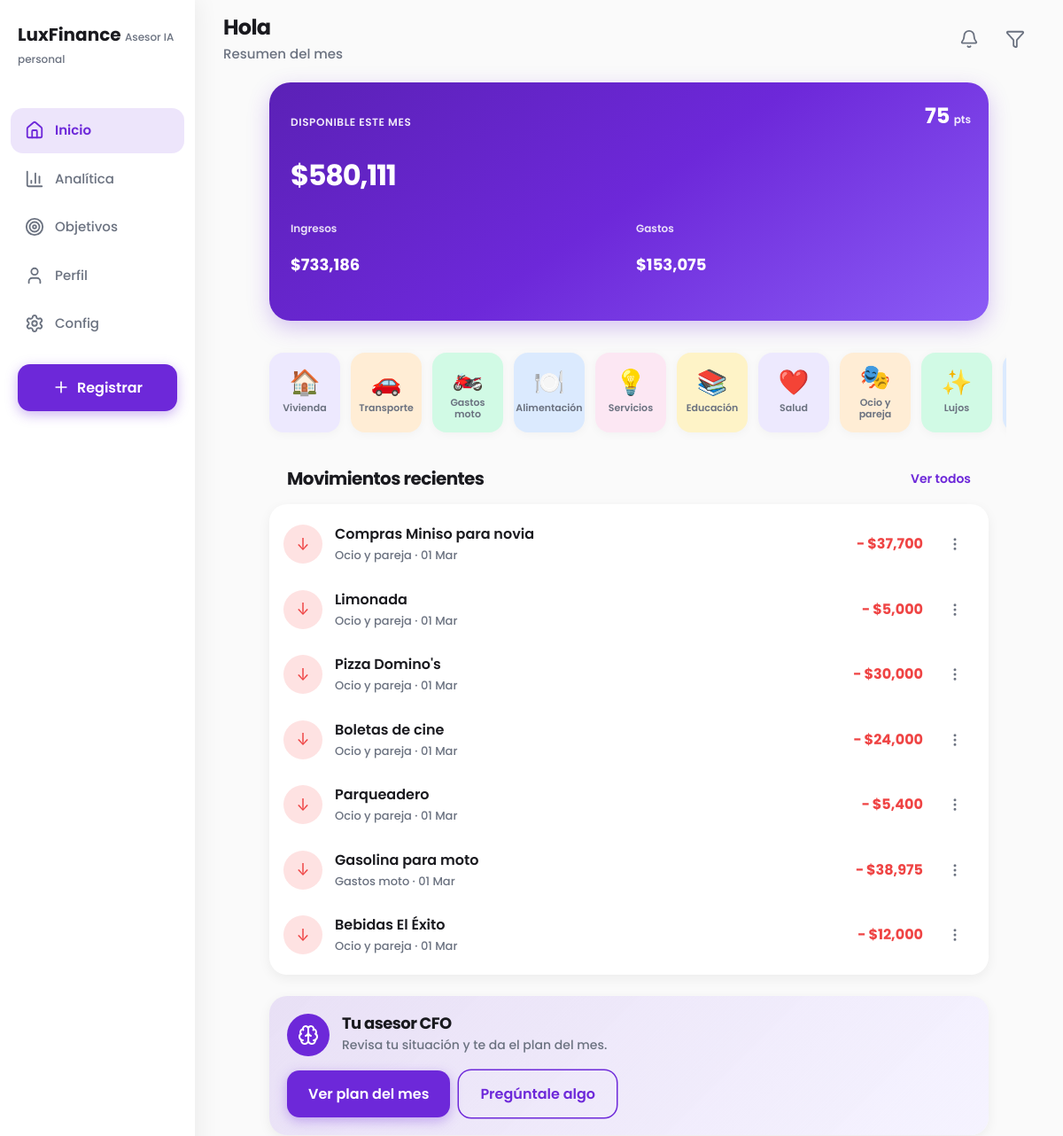
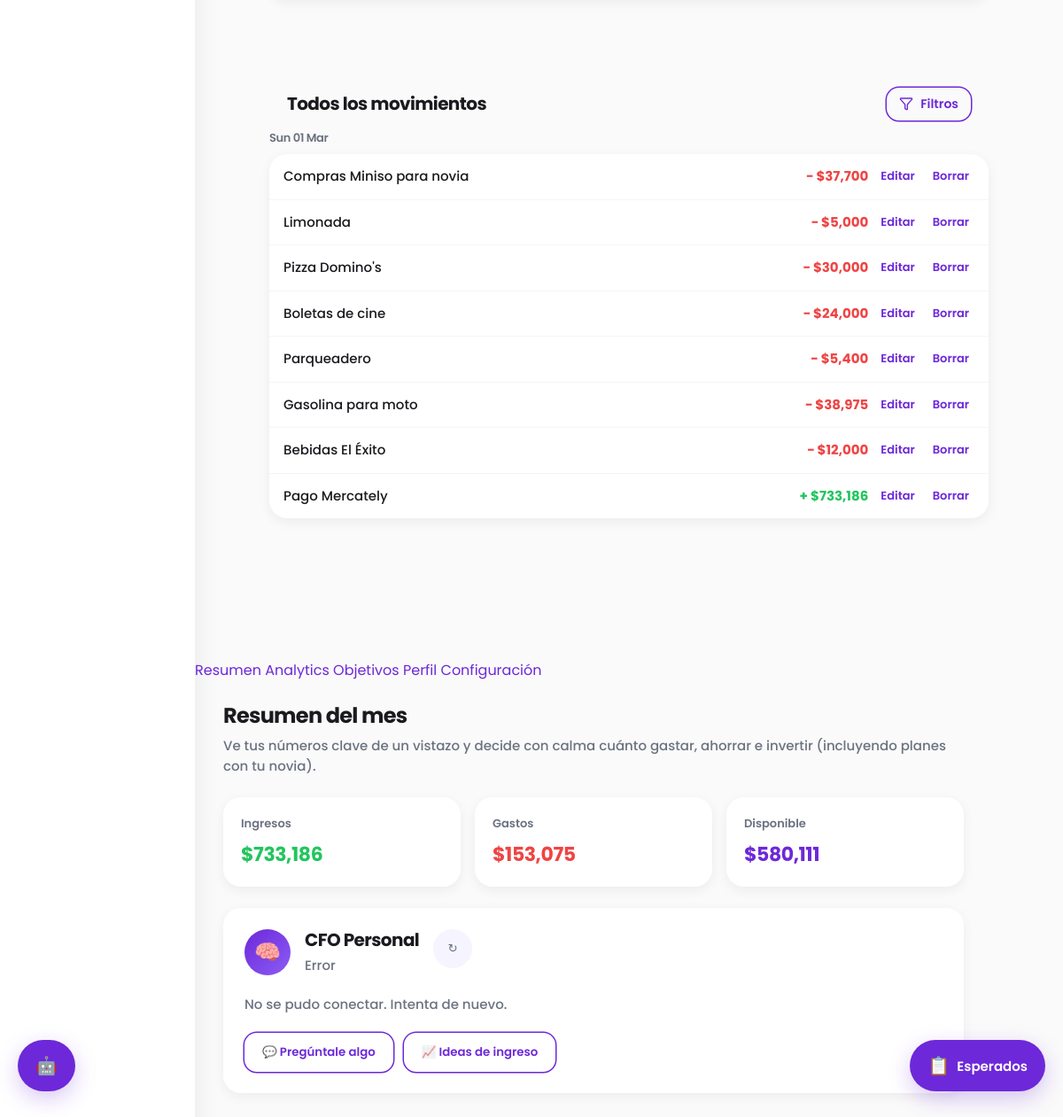
The page / on the database its author committed (2 pictures, top to bottom).
### main.py (models this page shows)
class Transaction(SQLModel, table=True):
    id: Optional[int] = Field(default=None, primary_key=True)
    date: date
    amount: float
    type: str  # "ingreso" o "gasto"
    category: str  # categoría analítica (una de CATEGORIAS_ANALITICAS)
    concept: Optional[str] = None  # concepto/descripción para mostrar (ej. Arriendo, Aseo)
    description: Optional[str] = None

### main.py (the view)
@app.get("/", response_class=HTMLResponse)
def read_root(request: Request, session: Session = Depends(get_session)):
    stmt = select(Transaction).order_by(Transaction.date.asc(), Transaction.id.asc())
    all_transactions = session.exec(stmt).all()
    ingresos = sum(t.amount for t in all_transactions if t.type == "ingreso")
    gastos = sum(t.amount for t in all_transactions if t.type == "gasto")
    disponible = ingresos - gastos
    from datetime import date as _date
    today = _date.today()
    transactions_expected = [
        t
        for t in all_transactions
        if t.description and "fijo mensual" in t.description and t.date <= today
    ]
    transactions_real = [
        t
        for t in all_transactions
        if not (t.description and "fijo mensual" in t.description)
    ]
    real_ingresos = sum(t.amount for t in transactions_real if t.type == "ingreso")
    real_gastos = sum(t.amount for t in transactions_real if t.type == "gasto")
    real_disponible = real_ingresos - real_gastos
    ahorro_meta = ingresos * 0.2 if ingresos > 0 else 0
    ahorro_real = max(disponible, 0)
    ahorro_gap = ahorro_meta - ahorro_real
    ahorro_rate = (ahorro_real / ingresos * 100) if ingresos > 0 else 0
    pareja_keywords = [
        "novia",
        "salida",
        "cine",
        "piscina",
        "pijama",
        "starbucks",
        "bailar",
        "solecita",
        "plan pareja",
    ]
    gasto_pareja = 0
    for t in all_transactions:
        if t.type != "gasto":
            continue
        cat = (t.category or "").lower()
        if any(k in cat for k in pareja_keywords):
            gasto_pareja += t.amount
    gasto_pareja_pct = (gasto_pareja / ingresos * 100) if ingresos > 0 else 0
    savings_balance = _get_savings_balance(session)
    all_line_items = session.exec(select(TransactionLineItem)).all()
    line_items_by_tx = {}
    for li in all_line_items:
        line_items_by_tx.setdefault(li.transaction_id, []).append(li)
    config_saved = request.query_params.get("config_saved") == "1"
    fixed_items = list(session.exec(select(FixedItem)).all())
    first_time = len(fixed_items) == 0
    profile = session.exec(select(UserProfile).limit(1)).first()
    profile_name = (profile.nombre or "").strip() if profile else ""
    import finance_engine as fe
    _dias_mes = monthrange(today.year, today.month)[1]
    _gasto_promedio = real_gastos / today.day if today.day else 0
    _runway = fe.calcular_runway(real_disponible, _gasto_promedio)
    _tasa = fe.tasa_ahorro_real(real_ingresos, real_gastos)
    _goals = list(session.exec(select(Goal)).all())
    score_financiero = fe.calcular_score_financiero(_tasa, 0, _runway, 0, len(_goals))
    from collections import defaultdict
    por_dia = defaultdict(list)
    for t in transactions_real:
        por_dia[t.date].append(t)
    sorted_dates = sorted(por_dia.keys(), reverse=True)
    movimientos_por_dia = []
    for d in sorted_dates:
        movimientos_por_dia.append({
            "date": d,
            "date_iso": d.isoformat(),
            "date_label": d.strftime("%a %d %b"),
            "transactions": por_dia[d],
        })
    movimientos_recientes_7 = []
    for g in movimientos_por_dia:
        for t in g["transactions"]:
            movimientos_recientes_7.append(t)
            if len(movimientos_recientes_7) >= 7:
                break
        if len(movimientos_recientes_7) >= 7:
            break
    return templates.TemplateResponse(
        "index.html",
        {
            "request": request,
            "first_time": first_time,
            "categorias_analiticas": CATEGORIAS_ANALITICAS,
            "transactions_expected": transactions_expected,
            "transactions_real": transactions_real,
            "movimientos_por_dia": movimientos_por_dia,
            "movimientos_recientes_7": movimientos_recientes_7,
            "line_items_by_tx": line_items_by_tx,
            "ingresos": ingresos,
            "gastos": gastos,
            "disponible": disponible,
            "config_saved": config_saved,
            "ahorro_meta": ahorro_meta,
            "ahorro_real": ahorro_real,
            "ahorro_gap": ahorro_gap,
            "ahorro_rate": ahorro_rate,
            "gasto_pareja": gasto_pareja,
            "gasto_pareja_pct": gasto_pareja_pct,
            "savings_balance": savings_balance,
            "real_ingresos": real_ingresos,
            "real_gastos": real_gastos,
            "real_disponible": real_disponible,
            "today": today.isoformat(),
            "theme": get_theme(session),
            "profile_name": profile_name,
            "score_financiero": score_financiero,
        },
    )

### templates/index.html (shortened to what this page needs)
<!doctype html>
<html lang="es" data-theme="{{ theme or 'light' }}">
  <head>
    <link rel="stylesheet" href="/static/css/design-system.css" />
    <link rel="stylesheet" href="/static/css/components.css" />
    <link rel="stylesheet" href="/static/css/layout.css" />
    <link rel="stylesheet" href="/static/css/animations.css" />
    <link rel="stylesheet" href="/static/css/overlays.css" />
    <link rel="stylesheet" href="/static/css/pages/home.css" />
  </head>
  <body class="lux-app lux-home">
    <aside class="lux-sidebar" aria-label="Navegación">
      <div class="lux-brand">
        <span class="lux-brand-title">LuxFinance</span>
        <span class="lux-brand-sub">Asesor IA personal</span>
      </div>
      <nav class="lux-nav">
        <a href="/" class="lux-nav-active"><i data-lucide="home" class="lux-nav-icon"></i><span>Inicio</span></a>
        <a href="/analytics"><i data-lucide="bar-chart-3" class="lux-nav-icon"></i><span>Analítica</span></a>
        <a href="/objetivos"><i data-lucide="target" class="lux-nav-icon"></i><span>Objetivos</span></a>
        <a href="/perfil"><i data-lucide="user" class="lux-nav-icon"></i><span>Perfil</span></a>
        <a href="/config"><i data-lucide="settings" class="lux-nav-icon"></i><span>Config</span></a>
      </nav>
      <button type="button" class="lux-btn lux-btn-primary lux-btn-full lux-fab-desktop" id="figma-fab-add-desktop" aria-label="Registrar movimiento"><i data-lucide="plus" style="width:20px;height:20px"></i> Registrar</button>
    </aside>
    <header class="lux-page-header" role="banner">
      <div>
        <h1 class="lux-greeting-title">Hola{% if profile_name %}, {{ profile_name }}{% endif %}</h1>
        <p class="lux-greeting-sub">Resumen del mes</p>
      </div>
      <div class="lux-header-actions">
        <div class="lux-badge-wrap">
          <button type="button" class="lux-icon-btn" aria-label="Notificaciones"><i data-lucide="bell" class="lux-nav-icon"></i></button>
        </div>
        <button type="button" class="lux-icon-btn" id="figma-filter" aria-label="Filtros"><i data-lucide="filter" class="lux-nav-icon"></i></button>
      </div>
    </header>
    <main class="lux-main">
      <div class="lux-hero-wrap">
        <div class="lux-card-hero lux-anim-card">
          <div class="lux-hero-score">
            <span class="lux-hero-score-value">{{ score_financiero or 0 }}</span>
            <span class="lux-hero-score-unit">pts</span>
          </div>
          <p class="lux-hero-label">Disponible este mes</p>
          <p class="lux-hero-amount">${{ '{:,.0f}'.format(real_disponible) }}</p>
          <div class="lux-hero-row">
            <div class="lux-hero-metric">
              <p class="lux-hero-metric-label">Ingresos</p>
              <p class="lux-hero-metric-value">${{ '{:,.0f}'.format(real_ingresos) }}</p>
            </div>
            <div class="lux-hero-metric">
              <p class="lux-hero-metric-label">Gastos</p>
              <p class="lux-hero-metric-value">${{ '{:,.0f}'.format(real_gastos) }}</p>
            </div>
          </div>
        </div>
      </div>
      <div class="lux-categories-wrap">
        <div class="lux-cards-scroll">
          {% set cat_emojis = {'Vivienda':'🏠','Transporte':'🚗','Gastos moto':'🏍️','Alimentación':'🍽️','Servicios':'💡','Educación':'📚','Salud':'❤️','Ocio y pareja':'🎭','Lujos':'✨','Otros':'📦'} %}
          {% set cat_colors = ['lux-cat-lavanda','lux-cat-melocoton','lux-cat-menta','lux-cat-azul','lux-cat-rosa','lux-cat-ambar'] %}
          {% for c in categorias_analiticas %}
          <a href="#all-movements" class="lux-card-category lux-anim-card {{ cat_colors[loop.index0 % 6] }}" data-category="{{ c }}" title="Filtrar {{ c }}">
            <span class="lux-cat-emoji">{{ cat_emojis.get(c, '📦') }}</span>
            <span class="lux-cat-label">{{ c }}</span>
          </a>
          {% endfor %}
        </div>
      </div>
      <div class="lux-movimientos-wrap">
        <div class="lux-section-head">
          <h2 class="lux-section-title">Movimientos recientes</h2>
          <a href="#all-movements" class="lux-link-all">Ver todos</a>
        </div>
        <div class="lux-movimientos-list">
          <ul class="lux-mov-list" id="figma-mov-list">
            {% for t in movimientos_recientes_7 %}
            <li class="lux-mov-item" data-tx-id="{{ t.id }}" data-tx-date="{{ t.date.isoformat() }}" data-tx-amount="{{ t.amount }}" data-tx-type="{{ t.type }}" data-tx-category="{{ t.category or '' }}" data-tx-concept="{{ (t.concept or t.category) or '' }}" data-tx-description="{{ t.description or '' }}">
              <div class="lux-mov-icon-wrap {{ 'ingreso' if t.type == 'ingreso' else 'gasto' }}">{{ '↑' if t.type == 'ingreso' else '↓' }}</div>
              <div class="lux-mov-body">
                <p class="lux-mov-concept">{{ t.concept or t.category or t.description or 'Sin concepto' }}</p>
                <p class="lux-mov-category">{{ t.category or '—' }} · {{ t.date.strftime('%d %b') }}</p>
              </div>
              <span class="lux-mov-amount {{ 'ingreso' if t.type == 'ingreso' else 'gasto' }}">{% if t.type == 'ingreso' %}+{% else %}−{% endif %} ${{ '{:,.0f}'.format(t.amount) }}</span>
              <button type="button" class="lux-icon-btn figma-mov-menu" aria-label="Opciones" data-tx-id="{{ t.id }}" data-tx-date="{{ t.date.isoformat() }}" data-tx-amount="{{ t.amount }}" data-tx-type="{{ t.type }}" data-tx-category="{{ t.category or '' }}" data-tx-concept="{{ (t.concept or t.category) or '' }}" data-tx-description="{{ t.description or '' }}"><i data-lucide="more-vertical" style="width:18px;height:18px"></i></button>
            </li>
            {% endfor %}
          </ul>
        </div>
      </div>
      <div class="lux-cfo-wrap">
        <div class="lux-cfo-panel lux-anim-card">
          <div class="lux-cfo-header">
            <div class="lux-cfo-avatar"><i data-lucide="brain" style="width:24px;height:24px;color:#fff"></i></div>
            <div>
              <h3 class="lux-cfo-title">Tu asesor CFO</h3>
              <p class="lux-cfo-subtitle" id="cfo-subtitle-lux">Revisa tu situación y te da el plan del mes.</p>
            </div>
          </div>
          <div class="lux-cfo-actions">
            <button type="button" class="lux-btn lux-btn-primary" id="btn-cfo-plan-lux">Ver plan del mes</button>
            <button type="button" class="lux-btn lux-btn-secondary" id="btn-cfo-chat-lux">Pregúntale algo</button>
          </div>
        </div>
      </div>
      <section id="all-movements" style="padding:0 20px 100px">
        <div class="lux-section-head" style="margin-bottom:12px">
          <h2 class="lux-section-title">Todos los movimientos</h2>
          <button type="button" id="btn-toggle-filters" class="lux-btn lux-btn-secondary" style="padding:8px 14px;font-size:0.875rem" aria-label="Filtros"><i data-lucide="filter" style="width:16px;height:16px"></i> Filtros</button>
        </div>
        <div class="movimientos-compact-wrap">
          {% for grupo in movimientos_por_dia %}
          <div class="mov-day-group" data-date="{{ grupo.date_iso }}">
            <h3 class="mov-day-head">{{ grupo.date_label }}</h3>
            <ul class="mov-day-list">
              {% for t in grupo.transactions %}
              <li class="mov-line {{ 'ingreso' if t.type == 'ingreso' else 'gasto' }}" data-tx-id="{{ t.id }}" data-tx-date="{{ t.date.isoformat() }}" data-tx-type="{{ t.type }}" data-tx-category="{{ t.category or '' }}" data-tx-amount="{{ t.amount }}" data-tx-concept="{{ (t.concept or t.category) or '' }}" data-tx-description="{{ t.description or '' }}">
                <span class="mov-concept">{{ t.concept or t.category or t.description or 'Sin concepto' }}</span>
                <span class="mov-amount {{ 'amount-ingreso' if t.type == 'ingreso' else 'amount-gasto' }}">{% if t.type == 'ingreso' %}+{% else %}−{% endif %} ${{ '{:,.0f}'.format(t.amount) }}</span>
                <span class="mov-actions">
                  <button type="button" class="btn-link edit-tx-compact" title="Editar" data-tx-id="{{ t.id }}" data-tx-date="{{ t.date.isoformat() }}" data-tx-amount="{{ t.amount }}" data-tx-type="{{ t.type }}" data-tx-category="{{ t.category or '' }}" data-tx-concept="{{ (t.concept or t.category) or '' }}" data-tx-description="{{ t.description or '' }}">Editar</button>
                  <button type="button" class="btn-link delete-tx-compact" title="Borrar" data-tx-id="{{ t.id }}">Borrar</button>
                </span>
              </li>
              {% endfor %}
            </ul>
          </div>
          {% else %}
          <p class="lux-caption">No hay movimientos este mes.</p>
          {% endfor %}
        </div>
      </section>
    </main>
    <div id="figma-drawer" class="figma-drawer" aria-hidden="true">
      <div class="figma-drawer-panel">
        <nav class="figma-drawer-nav">
          <a href="/">Resumen</a>
          <a href="/analytics">Analytics</a>
          <a href="/objetivos">Objetivos</a>
          <a href="/perfil">Perfil</a>
          <a href="/config">Configuración</a>
        </nav>
      </div>
    </div>
    <div class="shell">
      <main class="main-area">
        <header class="top dashboard-header">
          <div class="top-title">
            <h1>Resumen del mes</h1>
            <p class="subtitle">
              Ve tus números clave de un vistazo y decide con calma cuánto gastar,
              ahorrar e invertir (incluyendo planes con tu novia).
            </p>
          </div>
          <div class="summary-cards">
            <div class="card ingresos">
              <span>Ingresos</span>
              <strong>${{ '{:,.0f}'.format(real_ingresos) }}</strong>
            </div>
            <div class="card gastos">
              <span>Gastos</span>
              <strong>${{ '{:,.0f}'.format(real_gastos) }}</strong>
            </div>
            <div class="card disponible">
              <span>Disponible</span>
              <strong>${{ '{:,.0f}'.format(real_disponible) }}</strong>
            </div>
          </div>
          <section id="cfo-plan" class="cfo-panel panel">
            <div class="cfo-header">
              <div class="cfo-avatar">
                <span class="cfo-icon" aria-hidden="true">🧠</span>
              </div>
              <div class="cfo-header-text">
                <h3>CFO Personal</h3>
                <span class="cfo-subtitle" id="cfo-subtitle">Revisando tu situación…</span>
              </div>
              <button type="button" id="btn-refresh-cfo" class="icon-btn" title="Actualizar análisis" aria-label="Actualizar plan del CFO">↻</button>
            </div>
            <div id="cfo-plan-content" class="cfo-content">
            </div>
            <div class="cfo-actions">
              <button type="button" id="btn-cfo-chat" class="btn secondary">💬 Pregúntale algo</button>
              <button type="button" id="btn-cfo-income-ideas" class="btn secondary">📈 Ideas de ingreso</button>
            </div>
          </section>
        </header>
        <button type="button" id="btn-movimientos-esperados" class="fab fab-esperados" title="Movimientos esperados del mes" aria-label="Ver movimientos esperados">
          <span class="fab-icon">📋</span>
          <span class="fab-label">Esperados</span>
        </button>
        <button type="button" id="toggle-ia" class="fab fab-ia" title="Asesor financiero IA" aria-label="Abrir asesor financiero IA">
          <span class="fab-icon">🤖</span>
        </button>
      </main>
    </div>
  </body>
  </html>

### rows shown on the page
Transaction: type "↓", concept "Compras Miniso para novia", category "Ocio y pareja", date "01 Mar", amount "37,700"
Transaction: type "↓", concept "Limonada", category "Ocio y pareja", date "01 Mar", amount "5,000"
Transaction: type "↓", concept "Pizza Domino's", category "Ocio y pareja", date "01 Mar", amount "30,000"
Transaction: type "↓", concept "Boletas de cine", category "Ocio y pareja", date "01 Mar", amount "24,000"
Transaction: type "↓", concept "Parqueadero", category "Ocio y pareja", date "01 Mar", amount "5,400"
Transaction: type "↓", concept "Gasolina para moto", category "Gastos moto", date "01 Mar", amount "38,975"
Transaction: type "↓", concept "Bebidas El Éxito", category "Ocio y pareja", date "01 Mar", amount "12,000"
Transaction: concept "Pago Mercately", amount "733,186"

### other values the page prints
{{ score_financiero or 0 }} "75"
{{ '{:,.0f}'.format(real_disponible) }} "580,111"
{{ '{:,.0f}'.format(real_ingresos) }} "733,186"
{{ '{:,.0f}'.format(real_gastos) }} "153,075"
{{ cat_emojis.get(c, '📦') }} "🏠" "🚗" "🏍️" "🍽️" "💡" "📚" "❤️" "🎭" "✨"
{{ c }} "Vivienda" "Transporte" "Gastos moto" "Alimentación" "Servicios" "Educación" "Salud" "Ocio y pareja" "Lujos"
{{ grupo.date_label }} "Sun 01 Mar"
